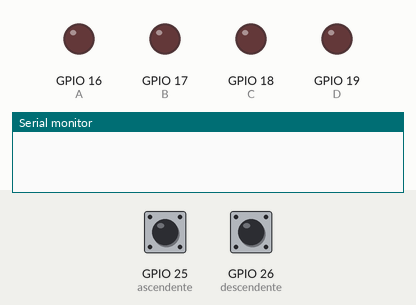
Bench run of a program on a simulated ESP32. Shown: output pins drawn as LEDs (lit = HIGH), the last lines printed to the serial monitor. Dashed ring = blinking. The inputs (shaded band) are chosen by the test bench; at power-on: GPIO 25 (ascendente) HIGH, GPIO 26 (descendente) HIGH.

Above: at 1.2 s.
1.3 s: GPIO 25 (ascendente) pulled LOW for 0.15 s
At 2.17 s:
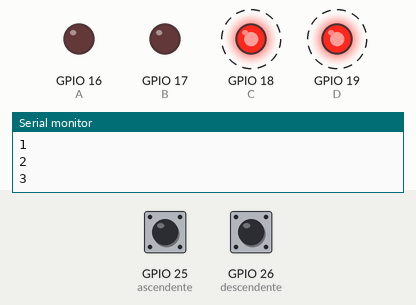
At 3.17 s:
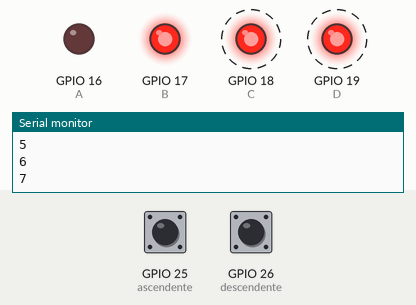
4.3 s: GPIO 26 (descendente) pulled LOW for 0.15 s
At 5.4 s:
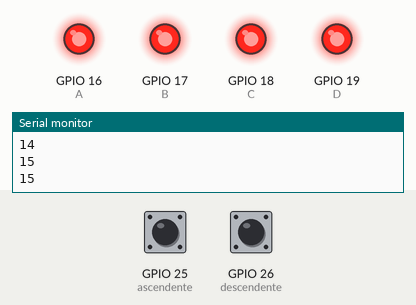
Timing chart, 0 to 10.6 s (numbered marks = the images above; inputs shaded):
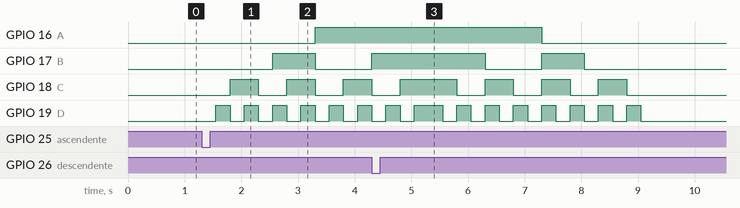

Measured:
- after the input at 1.3 s, GPIO 16 (A): LOW → HIGH after 2.0 s; GPIO 17 (B): LOW → HIGH after 1.3 s, → LOW 0.75 s later; GPIO 18 (C): alternates HIGH for 0.50 s and LOW for 0.50 s, starting after 0.50 s; GPIO 19 (D): alternates HIGH for 0.25 s and LOW for 0.25 s, starting after 0.25 s

The program:

main.cpp
```cpp
#include <Arduino.h>
#define ascendente 25
#define descendente 26

#define A 16
#define B 17
#define C 18
#define D 19

uint8_t salidas[4] = {A, B, C, D};
uint8_t estados[4];

volatile bool bandera_asc = 0;
volatile bool bandera_desc = 0;

void ISR_G25();
void ISR_G26();
void cuenta(uint8_t cuenta);

void setup() {
  //Configuración de puertos
  pinMode(ascendente, INPUT_PULLUP);
  pinMode(descendente, INPUT_PULLUP);
  pinMode(A,OUTPUT);
  pinMode(B,OUTPUT);
  pinMode(C,OUTPUT);
  pinMode(D,OUTPUT);

  //Inicializar Comunicación serial
  Serial.begin(115200);

  //Interrupciones Externas
  attachInterrupt(digitalPinToInterrupt(ascendente),ISR_G25,FALLING);
  attachInterrupt(digitalPinToInterrupt(descendente),ISR_G26,FALLING);


}

void loop() {
  if(bandera_asc){
    for(uint8_t i = 0; i<=15; i++){
      Serial.println(i);
      cuenta(i);
      delay(250);
    }
  }
  if(bandera_desc){
    for(uint8_t i = 15; i>=0; i--){
      Serial.println(i);
      cuenta(i);
      delay(250);
    }
  }

}

void ISR_G25(){
  bandera_asc = true;
}

void ISR_G26(){
  bandera_desc = true;
}

void cuenta(uint8_t cuenta){
  switch (cuenta){
  case 0:
    estados[0] = 0;
    estados[1] = 0;
    estados[2] = 0;
    estados[3] = 0;
  break;

  case 1:
    estados[0] = 0;
    estados[1] = 0;
    estados[2] = 0;
    estados[3] = 1;
  break;

  case 2:
    estados[0] = 0;
    estados[1] = 0;
    estados[2] = 1;
    estados[3] = 0;
  break;

  case 3:
    estados[0] = 0;
    estados[1] = 0;
    estados[2] = 1;
    estados[3] = 1;
  break;

  case 4:
    estados[0] = 0;
    estados[1] = 0;
    estados[2] = 0;
    estados[3] = 0;
  break;

  case 5:
    estados[0] = 0;
    estados[1] = 1;
    estados[2] = 0;
    estados[3] = 1;
  break;

  case 6:
    estados[0] = 0;
    estados[1] = 1;
    estados[2] = 1;
    estados[3] = 0;
  break;

  case 7:
    estados[0] = 0;
    estados[1] = 1;
    estados[2] = 1;
    estados[3] = 1;
  break;

  case 8:
    estados[0] = 1;
    estados[1] = 0;
    estados[2] = 0;
    estados[3] = 0;
  break;

  case 9:
    estados[0] = 1;
    estados[1] = 0;
    estados[2] = 0;
    estados[3] = 1;
  break;

  case 10:
    estados[0] = 1;
    estados[1] = 0;
    estados[2] = 1;
    estados[3] = 0;
  break;

  case 11:
    estados[0] = 1;
    estados[1] = 0;
    estados[2] = 1;
    estados[3] = 1;
  break;

  case 12:
    estados[0] = 1;
    estados[1] = 1;
    estados[2] = 0;
    estados[3] = 0;
  break;

  case 13:
    estados[0] = 1;
    estados[1] = 1;
    estados[2] = 0;
    estados[3] = 1;
  break;

  case 14:
    estados[0] = 1;
    estados[1] = 1;
    estados[2] = 1;
    estados[3] = 0;
  break;

  case 15:
    estados[0] = 1;
    estados[1] = 1;
    estados[2] = 1;
    estados[3] = 1;
  break;

  default:

    estados[0] = 0;
    estados[1] = 0;
    estados[2] = 0;
    estados[3] = 0;

    break;
  }


  for(uint8_t i=0; i<sizeof(estados) / sizeof(estados[0]); i++){
    digitalWrite(salidas[i], estados[i]);
  }

}
```
